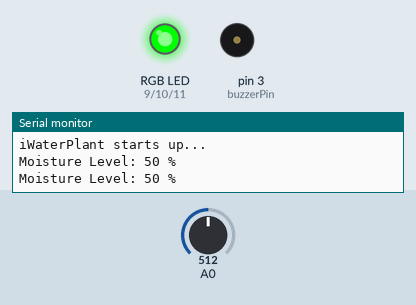
Simulated run of this sketch. Board: Arduino Uno, built with avr-gcc and run on an emulated ATmega328P. Shown: an RGB LED mixed from three pins (HIGH = lit), buzzer (waves = sounding), the last lines printed to the serial monitor. Dashed ring = blinking. The test bench sets the inputs (shaded band); at power-on: A0 = 512.

Above: at 10.8 s.
10.9 s: A0 set to 606
21.2 s: A0 set to 632
At 30.05 s:
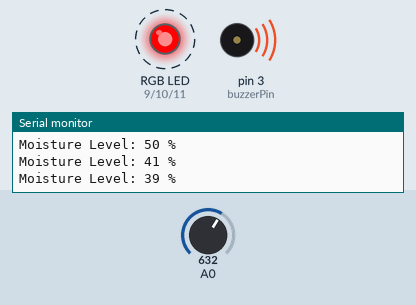
At 31.0 s:
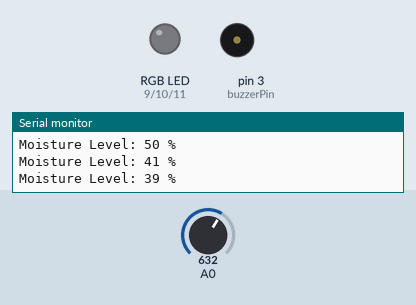
Timing chart, 0 to 32.5 s (numbered marks = the images above; inputs shaded):
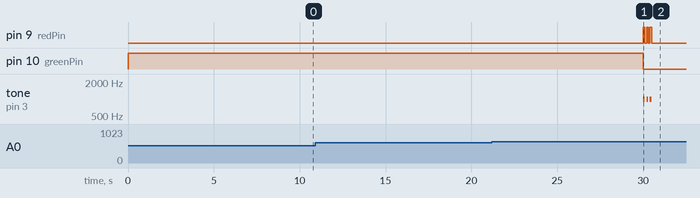

The sketch:

iWaterPlant.ino
```cpp
// RGB Pins
const int redPin = 9;
const int greenPin = 10;
const int bluePin = 11;

// Buzzer Pin
const int buzzerPin = 3;

int moistureValue = 0;
int moistureLevel = 0;

int normalMinValue = 40;  // water level minimum threshold
int normalMaxValue = 70;  // water level maximum threshold

void setup() {
  // RGB LED pins
  pinMode(redPin, OUTPUT);
  pinMode(greenPin, OUTPUT);
  pinMode(bluePin, OUTPUT);

  // Buzzer pin
  pinMode(buzzerPin, OUTPUT);

  // Serial communication starts
  Serial.begin(9600);

  Serial.println("iWaterPlant starts up...");
}

void loop() {
  moistureValue = analogRead(A0); // read water analog value
  moistureLevel = map(moistureValue, 0, 1023, 0, 100);  // convert its to percentage
  moistureLevel = 100 - moistureLevel;  // invert reading

  // Display moisture level on serial
  Serial.print("Moisture Level: ");
  Serial.print(moistureLevel);
  Serial.println(" %");

  // Check if water level is in range
  if(moistureLevel >= normalMinValue && moistureLevel <= normalMaxValue) {
    rgbColor(0, 255, 0);
  }

  // Check if water level is out of range
  if(moistureLevel < normalMinValue || moistureLevel > normalMaxValue) {
    for(int i = 0; i < 3; i++) {
      rgbColor(255, 0, 0);  // flashing RGB light
      tone(buzzerPin, 1000);  // play beep sound
      delay(100);
      rgbColor(0, 0, 0);
      noTone(buzzerPin);
      delay(100);
    }
  }

  delay(10000);
}

// RGB color function
void rgbColor(int red, int green, int blue) {
  if(red >=0 && red <=255) analogWrite(redPin, red);
  if(green >=0 && green <=255) analogWrite(greenPin, green);
  if(blue >=0 && blue <=255) analogWrite(bluePin, blue);
}
```

Measured:
- the behaviour switches between 624 and 625 on A0 (found by bisection; images 0 and 1)
- after the input at 21.2 s, pin 9 (redPin): alternates HIGH for 0.10 s and LOW for 0.10 s, 6 changes in all, then stays LOW, starting after 8.8 s; pin 10 (greenPin): HIGH → LOW after 8.8 s; tone on pin 3 (buzzerPin): alternates 1000 Hz for 0.10 s and silent for 0.10 s, 6 changes in all, then stays silent, starting after 8.8 s
